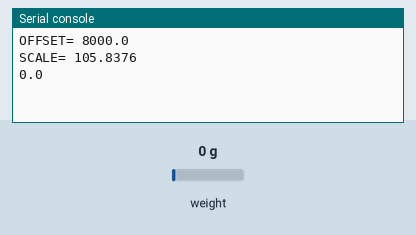
A program run on a simulated ESP32 board running MicroPython. Parts: the last lines printed to the serial console. Inputs (shaded band) come from the test bench; at power-on: weight on the scale 0 g.

Above: at 2.5 s.
2.6 s: weight on the scale set to 100 g
At 3.8 s:
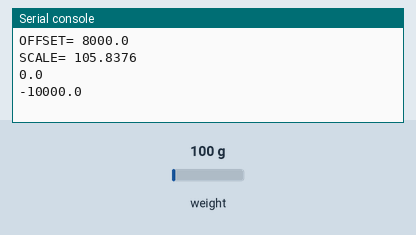
4.1 s: weight on the scale set to 1250 g
At 5.3 s:
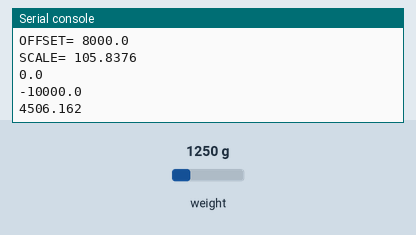
Timing chart, 0 to 7.1 s (numbered marks = the images above; inputs shaded):
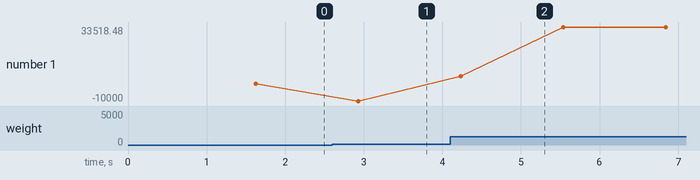

The program:

test1_HX711.py
```python
from machine import Pin
from time import sleep_us, sleep_ms

class HX711:
    def __init__(self, pd_sck, dout, gain=128):
        self.pd_sck = Pin(pd_sck, Pin.OUT)
        self.dout = Pin(dout, Pin.IN)
        self.gain = gain

    def is_ready(self):
        return self.dout.value() == 0

    def read(self):
        # נחכה שהנתונים יהיו מוכנים
        while not self.is_ready():
            pass

        # נקרא 24 ביטים של נתונים
        data = 0
        for _ in range(24):
            self.pd_sck.value(1)
            sleep_us(1)
            data = (data << 1) | self.dout.value()
            self.pd_sck.value(0)
            sleep_us(1)

        # נשלח פולסים נוספים בהתאם להגבר הרצוי
        for _ in range(self.gain == 128 and 1 or self.gain == 64 and 3 or 2):
            self.pd_sck.value(1)
            sleep_us(1)
            self.pd_sck.value(0)
            sleep_us(1)

        # נטפל במספר בסימן
        if data & 0x800000:
            data = data - 0x1000000

        return data

    def read_average(self, times=3):
        sum = 0
        for _ in range(times):
            sum += self.read()
            sleep_ms(100)
        return sum / times

# דוגמת שימוש
hx = HX711(pd_sck=13, dout=12)
value = hx.read_average()
OFFSET = hx.read_average(times=10)
print("OFFSET=",OFFSET)
SCALE = 10583.76/100
print("SCALE=",SCALE)
while True:

    value = hx.read_average()
    print((OFFSET-value)/SCALE)
    sleep_ms(1000)
```

Measured:
- after the input at 2.6 s, the serial console: prints a new line after 0.33 s (image 1)
- after the input at 4.1 s, the serial console: prints a new line after 0.13 s (image 2)
- plotted number 1: 0 → -10000 after the input at 2.6 s, -10000 → 33518.48 after the input at 4.1 s
